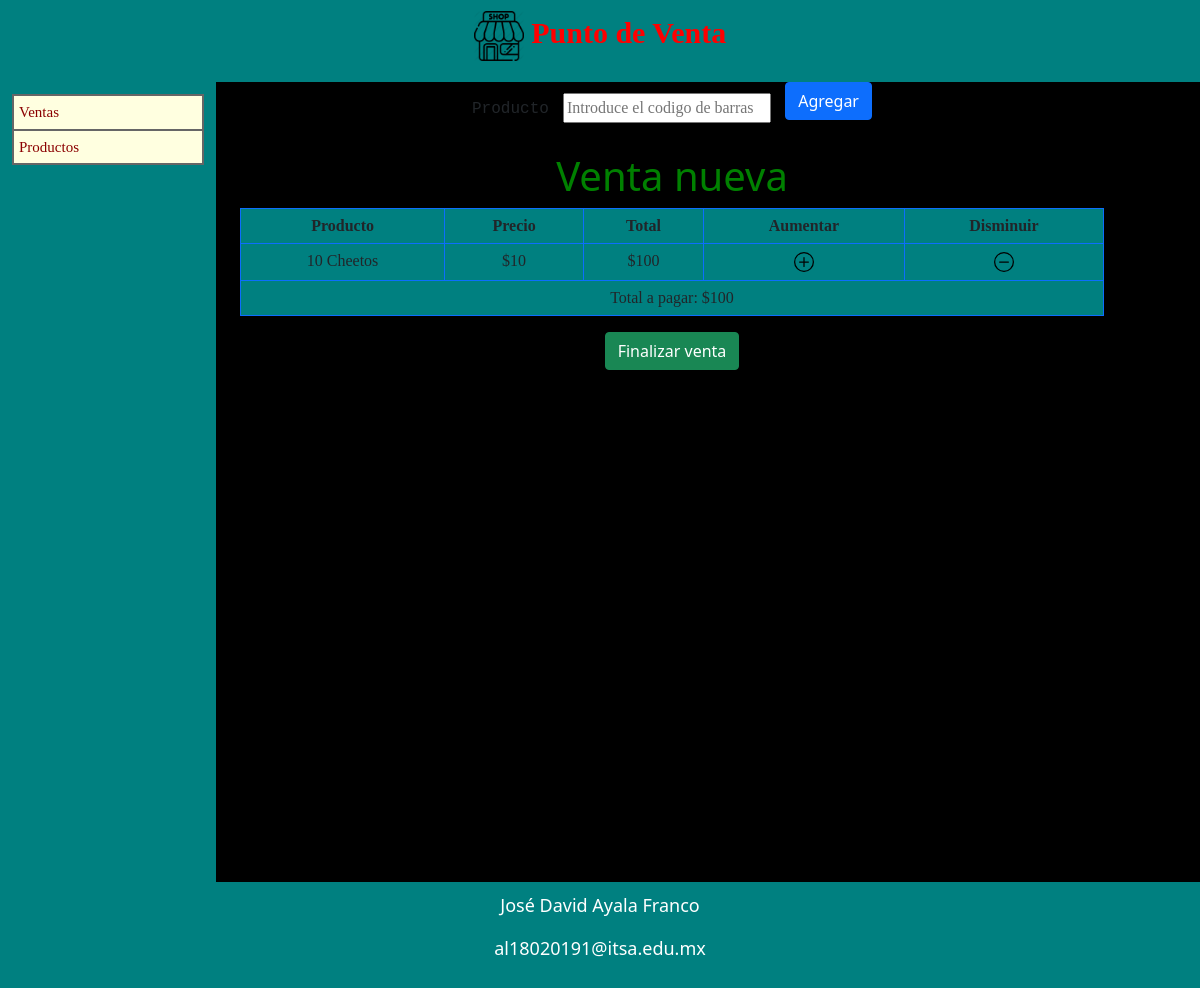
The page /agregar_venta.php?id_venta=1 on the database its author committed.
### tables this page shows
CREATE TABLE `venta_detalle` (
  `id` int NOT NULL,
  `venta` int NOT NULL,
  `producto` int NOT NULL,
  `cantidad` double NOT NULL,
  `precio_venta` double NOT NULL,
  `total` double NOT NULL,
  `fecha_modificacion` datetime NOT NULL DEFAULT CURRENT_TIMESTAMP
);

CREATE TABLE `productos` (
  `id_producto` int NOT NULL,
  `codigo_barras` varchar(12) NOT NULL,
  `descripcion` varchar(30) NOT NULL,
  `cantidad` int NOT NULL DEFAULT '0',
  `precio_venta` double NOT NULL,
  `fecha_modificacion` datetime NOT NULL
);

### agregar_venta.php (the view, shortened to what this page needs)
<?php
require_once 'conexion.php';
$id_venta = $_GET["id_venta"];
$codigo_barras = "";
?>
<html>
    <head>
        <link href="https://cdn.jsdelivr.net/npm/bootstrap@5.0.0-beta3/dist/css/bootstrap.min.css" rel="stylesheet">
        <link rel="stylesheet" type="text/css" href="estilos/estilo.css" media="screen" />
    </head>
    <body>
        <div class="encabezado">
        </div>
        <div class="menu">
        </div>
        <div class="contenido">
            <form>
                <label>Producto</label>
                <input type="text" name="codigo_barras" autofocus="autofocus"
                       required="required" pattern="[0-9]{12}" minlength="12" maxlength="12"
                       placeholder="Introduce el codigo de barras" title="Deben ser 12 n&uacute;meros."
                       value="<?php echo $codigo_barras; ?>" />
                <button type="submit" class="btn btn-primary mb-3" name="agregar">Agregar</button>
                <br/>
            </form>
            <h1>Venta nueva</h1>
            <table class="table table-bordered border-primary">
                <tr>
                    <th scope="col">Producto</th>
                    <th scope="col">Precio</th>
                    <th scope="col">Total</th>
                    <th scope="col">Aumentar</th>
                    <th scope="col">Disminuir</th>
                </tr>
                <?php
                $sql = "SELECT venta_detalle.venta, venta_detalle.producto, venta_detalle.cantidad, productos.descripcion, venta_detalle.
                    precio_venta, venta_detalle.total
                    FROM venta_detalle
                    JOIN productos ON venta_detalle.producto = productos.id_producto
                    WHERE venta_detalle.venta='$id_venta'";
                $resultado = $db->query($sql);
                $total = 0;
                while ($registro = $resultado->fetch_array()) {
                    echo '<tr>';
                    echo '<td>' . $registro['cantidad'] . " " . $registro['descripcion'] . '</td>';
                    echo '<td>' . "$" . $registro['precio_venta'] . '</td>';
                    echo '<td>' . "$" . $registro['total'] . '</td>';
                    echo '<td><a href="agregar_producto.php?venta=' . $registro["venta"] . '&producto=' . $registro["producto"] . '"><img src="imagenes/plus-circle.svg" width="20" height="20"></a></td>';
                    echo '<td><a href="disminuir_producto.php?venta=' . $registro["venta"] . '&producto=' . $registro["producto"] . '"><img src="imagenes/dash-circle.svg" width="20" height="20"></a></td>';
                    echo '</tr>';
                    $total = $total + $registro['total'];
                }
                echo '<tfoot>';
                echo '<tr>';
                echo '<td colspan="5">' . "Total a pagar: $$total" . '</td>';
                echo '</tr>';
                echo '</tfoot>';
                ?>
            </table>
            <button type="button" class="btn btn-success"  onclick="location.href = 'index.php'" name="cancelar">Finalizar venta</button>
        </div>
        <div class="pie">
        </div>
    </body>
</html>

### estilos/estilo.css (style rules this page uses)
body { background-color: black; }
h1 { color: green; }
label { font-family: monospace; margin-top: 10px; margin-bottom: 10px; margin-right: 10px; }
.encabezado { background: teal; color: red; font-family: fantasy; font-size: 30px; font-weight: bolder; text-align: center; padding-bottom: 5px; padding-top: 10px; padding-left: 5px; padding-right: 5px; }
.menu { background-color: teal; width: 18%; height: 100%; float:left; padding: 1% 1% 1% 1%; }
.contenido { background-color: black; height: 100%; width: 76%; float:left; text-align: center; padding: 0% 2% 2% 2%; }
.pie { clear: left; background-color: teal; color: white; font-family: unset; font-size: 18px; text-align: center; padding-bottom: 10px; padding-top: 10px; padding-left: 10px; padding-right: 10px; }
ul.menu_principal { width: 100%; list-style: none; margin: 0; padding: 0; font-family: var; font-size: 15px; border: 1px solid #666; }
ul.menu_principal li { background: lightyellow; border: 1px solid #666; }
ul.menu_principal li a { text-decoration: none; color: darkred; display: block; padding: 5px 5px 5px 5px; }
input { font-family: cursive; font-size: 16px; height: 30px; margin-top: 5px; margin-bottom: 5px; margin-right: 10px; }
table { background-color: teal; text-align: center; margin: 0 auto; }
th, td { font-family: initial; font-size: 16px; background-color: red; }
th { background-color: red; }

### rows shown on the page
venta_detalle: cantidad "10", producto.descripcion "Cheetos", precio_venta "10", total "100"

### other values the page prints
$total "100"
